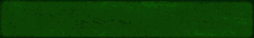
#> input picture scummvm/audio/softsynth/mt32/images/lcd_bg.bmp, 254 x 38 px
$ python sd_compare.py ../scummvm/audio/softsynth/mt32/images/lcd_bg.bmp ../scummvm/audio/softsynth/mt32/images/lcd_bg.bmp ../scummvm/audio/softsynth/mt32/images/lcd_bg.bmp ../scummvm/audio/softsynth/mt32/images/lcd_bg.bmp
#> lines starting #> are read from the running program, lines starting #| are printed output that depends on the picture
### harness/ab_compare.py
#!/usr/bin/env python3
"""Original (8-Bit) neben die HD-Komposition legen und die Abweichung beziffern.

Eingabe:  das Originalbild   (hd_ref.ppm,      sichtbarer 8-Bit-Ausschnitt, 1:1)
          die HD-Komposition (hd_step_*.ppm,   Zwischenstand, durch 2 verkleinert)
Ausgabe:  <out>/<name>_ab.png    Original und HD nebeneinander, gleiche Groesse
          <out>/<name>_diff.png  Abweichung, fehlende HD-Texturen rot markiert
          <out>/ab.csv           eine Zeile je Fall mit den Zahlen

Die drei Zahlen, die zaehlen:
  versatz    x/y-Verschiebung mit der besten Deckung. Nicht null heisst: die
             HD-Ebene scrollt oder sitzt anders als das Original.
  ohne_hd    Anteil der Kacheln, in denen die HD-Komposition genauso aussieht wie
             das hochskalierte Original. Dort wurde kein HD-Asset gezeichnet:
             fehlende Textur, nichts geladen, Objekt nicht gezeichnet.
  kanten     Anteil der HD-Kanten, die im Original keine Entsprechung haben.
             Zeigt zusaetzliche oder verschobene Struktur.

Aufruf: python3 harness/ab_compare.py <ref.ppm> <hd.ppm> <ausgabeordner> [name]
"""
import os
import sys

import numpy as np
from PIL import Image

BLOCK = 16          # Kachelgroesse in HD-Pixeln fuer die "ohne_hd"-Auswertung
FLAT_MEAN = 8.0     # mittlere Abweichung unter der eine Kachel als "kein HD" gilt
MAX_SHIFT = 12      # Suchbereich fuer den Versatz, in HD-Pixeln


def load_rgb(path):
    img = Image.open(path).convert("RGB")
    return np.asarray(img, dtype=np.uint8)


def gray(a):
    return (0.299 * a[:, :, 0] + 0.587 * a[:, :, 1] + 0.114 * a[:, :, 2])


def best_shift(a, b):
    """Versatz von b gegen a in Pixeln, aus der Kreuzkorrelation im Frequenzraum.

    Der ganze Suchbereich wird ausgewertet, nicht nur die Nahe. Ein senkrecht nicht
    mitfahrender HD-Hintergrund in hohen Raeumen liegt schnell hunderte Pixel daneben,
    mit einem kleinen Fenster waere das nur ein Randwert. Liegt der Spitzenwert bei
    null, sitzen beide Bilder uebereinander.

    Rueckgabe: dx, dy, Guete. Die Guete ist der Spitzenwert im Verhaeltnis zum Mittel
    der Umgebung. Werte nahe 1 heissen: die beiden Bilder haben nichts gemeinsam, der
    Versatz ist dann Zufall und darf nicht als Befund gelesen werden.
    """
    ga, gb = gray(a), gray(b)
    ga = ga - ga.mean()
    gb = gb - gb.mean()
    fa = np.fft.rfft2(ga)
    fb = np.fft.rfft2(gb)
    cc = np.fft.fftshift(np.fft.irfft2(fa * np.conj(fb), s=ga.shape))
    h, w = cc.shape
    cy, cx = h // 2, w // 2
    dy, dx = np.unravel_index(np.argmax(cc), cc.shape)
    peak = float(cc.max())
    rest = float(np.median(np.abs(cc))) + 1e-9
    quality = peak / rest if peak > 0 else 0.0
    if quality < 1.05:
        return 0, 0, round(quality, 2)
    return int(dx - cx), int(dy - cy), round(quality, 2)


def shifted(a, dx, dy):
    """a um (dx,dy) verschieben, Ränder werden wiederholt."""
    return np.roll(np.roll(a, dy, axis=0), dx, axis=1)


# [82 lines left out: functions sobel, dilate, compare, main, not called in this run]


# [2 lines that do not run on import are left out]

### harness/sd_compare.py
#!/usr/bin/env python3
"""HD-Komposition gegen die SD-Engine stellen: fehlende und falsch sitzende Texturen.

Referenz ist das Bild der unveraenderten ScummVM (SD). Sie zeichnet das Spiel so, wie
es gedacht ist. Verglichen wird Block fuer Block:

  fehlt     Im SD-Bild steht Struktur, im HD-Bild ist an derselben Stelle nichts
            (leer, schwarz oder einfarbig). Das Asset wird nicht gezeichnet.
  verrutscht Der Inhalt ist da, sitzt aber woanders als im SD-Bild. Gemessen wird
            der Versatz je Kachel; weicht er vom Gesamtversatz ab, liegt dort eine
            falsche Position oder eine falsche Kamera vor.
  versatz   Gesamtversatz beider Bilder. Nicht null heisst, die HD-Ebene sitzt
            gegenueber dem Original verschoben.

Aufruf: python3 harness/sd_compare.py <sd.ppm> <hd.ppm> <ausgabeordner> [name]
"""
import os
import sys

import numpy as np
from PIL import Image

sys.path.insert(0, os.path.dirname(os.path.abspath(__file__)))
from ab_compare import best_shift, gray, load_rgb  # noqa: E402

TILE = 128          # Kachelgroesse in SD-Pixeln fuer den oertlichen Versatz
STRUCT_STD = 8.0    # ab dieser Streuung hat das SD-Bild an der Stelle Struktur
EMPTY_STD = 3.0     # darunter gilt die HD-Flaeche als leer
LOCAL_LIMIT = 4     # ab dieser Abweichung vom Gesamtversatz gilt sie als verrutscht


def edge(img, thr=28.0):
    """Kantenkarte: wo im Bild Struktur liegt. Wird fuer den Inhaltsvergleich gebraucht."""
    g = gray(img).astype(np.float32)
    gx = np.zeros_like(g)
    gy = np.zeros_like(g)
    gx[:, 1:-1] = g[:, 2:] - g[:, :-2]
    gy[1:-1, :] = g[2:, :] - g[:-2, :]
    return np.hypot(gx, gy) > thr


def local_shift(sd, hd, size):
    """Versatz je Kachel, gesucht im kleinen Umfeld.

    Gesucht wird nur im Umfeld von 16 Pixeln. Ein grosser Suchbereich liefert in kleinen
    Kacheln ohne viel Struktur Zufallsspitzen, und die wuerden als "verrutscht" gelesen.
    """
    out = {}
    step = TILE
    lag = 16
    for y in range(0, size[1] - step + 1, step):
        for x in range(0, size[0] - step + 1, step):
            a = sd[y:y + step, x:x + step]
            b = hd[y:y + step, x:x + step]
            if a.std() < 2 or b.std() < 2:
                out[(x, y)] = None
                continue
            ga = gray(a).astype(np.float32)
            gb = gray(b).astype(np.float32)
            ga -= ga.mean()
            gb -= gb.mean()
            cc = np.fft.fftshift(np.fft.irfft2(np.fft.rfft2(ga) * np.conj(np.fft.rfft2(gb)),
                                              s=ga.shape))
            cy, cx = cc.shape[0] // 2, cc.shape[1] // 2
            win = cc[cy - lag:cy + lag + 1, cx - lag:cx + lag + 1]
            dy, dx = np.unravel_index(np.argmax(win), win.shape)
            peak = float(win.max())
            rest = float(np.median(np.abs(win))) + 1e-9
            q = peak / rest if peak > 0 else 0.0
            out[(x, y)] = (int(dx - lag), int(dy - lag)) if q >= 1.30 else None
    return out


def compare_pair(sd_path, hd_path, outdir, name):
    sd = load_rgb(sd_path)
#> in load_rgb, img is the input picture: PIL image 254x38 RGB; mean R, G, B 11.4, 64.4, 4
    hd = load_rgb(hd_path)
    factor = hd.shape[0] // sd.shape[0]
    # SD auf HD-Groesse bringen, damit beide dieselbe Geometrie haben.
    sd_up = np.asarray(Image.fromarray(sd).resize((hd.shape[1], hd.shape[0]), Image.NEAREST))

    dx, dy, q = best_shift(sd_up, hd)
    hd_al = np.roll(np.roll(hd, dy, axis=0), dx, axis=1)

    bh, bw = hd.shape[0] // TILE, hd.shape[1] // TILE
    cut = lambda a: a[:bh * TILE, :bw * TILE].reshape(bh, TILE, bw, TILE)
    sd_std = cut(gray(sd_up)).std(axis=(1, 3))
    hd_std = cut(gray(hd_al)).std(axis=(1, 3))
    hd_mean = cut(gray(hd_al)).mean(axis=(1, 3))

    struktur = sd_std > STRUCT_STD
    # "Fehlt" heisst: im Soll-Bild liegen Kanten, im HD-Bild ist an der Stelle keine Spur
    # davon. Ueber Kanten statt ueber Helligkeit, sonst gilt jede dunkle Nachtstelle als leer.
    sd_kanten = cut(edge(sd_up, 18.0)).sum(axis=(1, 3))
    hd_kanten = cut(edge(hd_al, 18.0)).sum(axis=(1, 3))
    fehlt = (sd_kanten > 60) & (hd_kanten < 0.15 * sd_kanten)

    lok = local_shift(np.asarray(Image.fromarray(sd).resize((sd.shape[1] * factor, sd.shape[0] * factor), Image.NEAREST)),
                      hd_al, (hd.shape[1], hd.shape[0]))
    verrutscht = np.zeros((bh, bw), dtype=bool)
    abweichend = np.zeros((bh, bw), dtype=bool)
    versatz_karte = np.zeros((bh, bw, 2), dtype=int)
    for (x, y), val in lok.items():
        tx, ty = x // TILE, y // TILE
        if tx >= bw or ty >= bh:
            continue
        if val is None:
            continue
        versatz_karte[ty, tx] = val
        if abs(val[0] - dx) > LOCAL_LIMIT or abs(val[1] - dy) > LOCAL_LIMIT:
            verrutscht[ty, tx] = True

    # Abweichend: beide Bilder haben an der Stelle Kanten, sie passen aber nicht
    # zusammen (auch nicht nach dem Versatz). Dort steht Inhalt, aber der falsche.
    sd_e = cut(edge(sd_up))
    hd_e = cut(edge(hd_al))
    sd_edges = sd_e.sum(axis=(1, 3))
    hd_edges = hd_e.sum(axis=(1, 3))
    treffer = (sd_e & hd_e).sum(axis=(1, 3))
    genug = (sd_edges > 80) & (hd_edges > 80)
    abweichend = genug & (treffer < 0.25 * np.minimum(sd_edges, hd_edges))

    mark = np.zeros(hd.shape[:2], dtype=np.uint8)
    for ty in range(bh):
        for tx in range(bw):
            if fehlt[ty, tx]:
                mark[ty * TILE:(ty + 1) * TILE, tx * TILE:(tx + 1) * TILE] = 1
            elif verrutscht[ty, tx]:
                mark[ty * TILE:(ty + 1) * TILE, tx * TILE:(tx + 1) * TILE] = 2
            elif abweichend[ty, tx]:
                mark[ty * TILE:(ty + 1) * TILE, tx * TILE:(tx + 1) * TILE] = 3

    os.makedirs(outdir, exist_ok=True)
    sep = np.full((hd.shape[0], 6, 3), 255, np.uint8)
    Image.fromarray(np.concatenate([sd_up, sep, hd_al], axis=1)).save(
        os.path.join(outdir, f"{name}_sd_ab.png"))
    over = np.zeros_like(hd)
    over[mark == 1] = (255, 0, 0)
    over[mark == 2] = (0, 90, 255)
    over[mark == 3] = (0, 200, 0)
    blend = np.clip(hd_al.astype(np.int16) * 0.55 + over.astype(np.int16) * 0.85, 0, 255).astype(np.uint8)
    Image.fromarray(blend).save(os.path.join(outdir, f"{name}_sd_mark.png"))

    fehlt_pct = 100.0 * (mark == 1).sum() / mark.size
    verr_pct = 100.0 * (mark == 2).sum() / mark.size
    abw_pct = 100.0 * (mark == 3).sum() / mark.size
    row = dict(name=name, versatz=f"({dx},{dy})", guete=q,
               fehlt=f"{fehlt_pct:.1f}", verrutscht=f"{verr_pct:.1f}", abweichend=f"{abw_pct:.1f}")
    csv = os.path.join(outdir, "sd_befunde.csv")
    head = not os.path.exists(csv)
    with open(csv, "a", encoding="utf-8") as f:
        if head:
            f.write("name;versatz;guete;fehlt%;verrutscht%;abweichend%\n")
        f.write(";".join(str(row[k]) for k in
                         ["name", "versatz", "guete", "fehlt", "verrutscht", "abweichend"]) + "\n")
    for k, v in row.items():
        print(f"{k:12s} {v}")
    return row


def main():
    if len(sys.argv) < 4:
        print(__doc__)
        return 1
    sd_path, hd_path, outdir = sys.argv[1], sys.argv[2], sys.argv[3]
    name = sys.argv[4] if len(sys.argv) > 4 else os.path.basename(sd_path).split(".")[0]
    compare_pair(sd_path, hd_path, outdir, name)
#> in gray, `return (0.299 * a[:, :, 0] + 0.587 * a[:, :, 1] + 0.114 * a[:, :, 2])`:
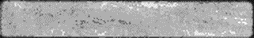
#> returned value: shape (38, 254) float64; min 16.91, max 54.53, mean 41.7; drawn with min black and max white
#> in best_shift, `cc = np.fft.fftshift(np.fft.irfft2(fa * np.conj(fb), s=ga.shape))`:
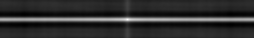
#> cc: shape (38, 254) float64; min -54623.5, max 247732, mean 0; drawn with min black and max white
#> in best_shift, `dy, dx = np.unravel_index(np.argmax(cc), cc.shape)`: dy = 19; dx = 127
#> in best_shift, `peak = float(cc.max())`: peak = 247732
#> in best_shift, `rest = float(np.median(np.abs(cc))) + 1e-9`: rest = 11460
#> in best_shift, `quality = peak / rest if peak > 0 else 0.0`: quality = 21.62
#> in compare_pair, `dx, dy, q = best_shift(sd_up, hd)`: dx = 0; q = 21.62
#> in compare_pair, `sd_std = cut(gray(sd_up)).std(axis=(1, 3))`: sd_std = empty array
#> in edge, `gx[:, 1:-1] = g[:, 2:] - g[:, :-2]`:
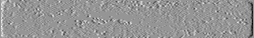
#> gx: shape (38, 254) float32; min -23.52, max 16.48, mean -0.0385; drawn with min black and max white
#> in edge, `gy[1:-1, :] = g[2:, :] - g[:-2, :]`:
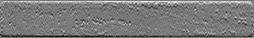
#> gy: shape (38, 254) float32; min -23.52, max 25.87, mean 0.2; drawn with min black and max white
#> in edge, `return np.hypot(gx, gy) > thr`:
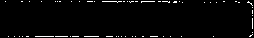
#> returned value: shape (38, 254) bool; 2.2% white in thin lines or dots
#> after the loop in local_shift, `for y in range(0, size[1] - step + 1, step):`: out = 0 items
#> in edge (call 3), `return np.hypot(gx, gy) > thr`: returned value: shape (38, 254) bool; every value is 0
#> in compare_pair, `sd_e = cut(edge(sd_up))`: sd_e = empty array
#> in compare_pair, `Image.fromarray(np.concatenate([sd_up, sep, hd_al], axis=1)).save( os...`:
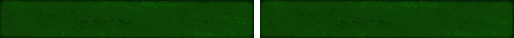
#> saved as lcd_bg.bmp_sd_ab.png: PIL image 514x38 RGB; mean R, G, B 14.3, 66.6, 6.9
#> in compare_pair, `blend = np.clip(hd_al.astype(np.int16) * 0.55 + over.astype(np.int16) ..`:
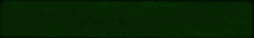
#> blend: shape (38, 254, 3); mean R, G, B 5.7, 35, 2
#> in compare_pair, `row = dict(name=name, versatz=f"({dx},{dy})", guete=q, fehlt=f"{fehlt_..`: row = 6 items
#> the loop in compare_pair, `for k, v in row.items():` made 6 passes
#> (k, v) on passes 2 to 6: ('versatz', '(0,0)'), ('guete', 21.62), ('fehlt', '0.0'), ('verrutscht', '0.0'), ('abweichend', '0.0')
#> k on pass 1: 'name'
#| name         ../scummvm/audio/softsynth/mt32/images/lcd_bg.bmp
#| versatz      (0,0)
#| guete        21.62
#| fehlt        0.0
#| verrutscht   0.0
#| abweichend   0.0
    return 0


if __name__ == "__main__":
    sys.exit(main())
#> (the program exits here)
